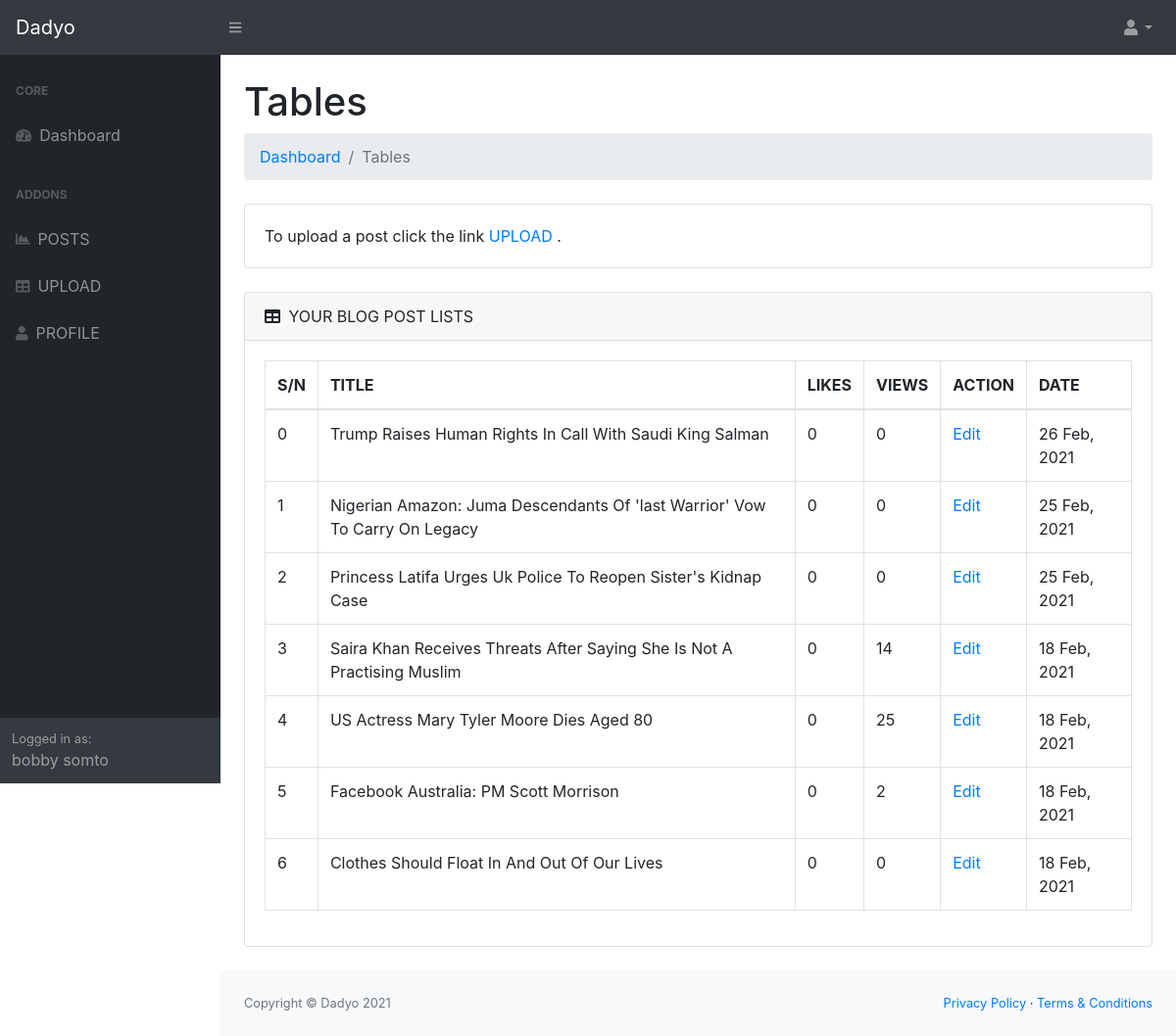
Screenshot of /users/posts.php (signed in) with the database file from the repository.
### tables this page shows
CREATE TABLE `article` (
  `id` int(11) NOT NULL,
  `title` varchar(200) NOT NULL,
  `content` text NOT NULL,
  `category_id` int(11) NOT NULL DEFAULT 0,
  `image` varchar(200) NOT NULL,
  `likes` int(11) NOT NULL DEFAULT 0,
  `views` int(11) NOT NULL DEFAULT 0,
  `user_id` int(11) NOT NULL,
  `published_status` int(11) NOT NULL DEFAULT 1,
  `created_at` timestamp NOT NULL DEFAULT current_timestamp(),
  `updated_at` timestamp NOT NULL DEFAULT current_timestamp()
);

### controllers/functions.php (called while the page is built, shortened)
<?php
function selectMultipleData($tableName,$colums = "*", $where = "",$orderBy = "",$order = "DESC",$limit = ''){
  global $conn;
  $where = !empty($where) ? " WHERE ".$where : $where;
  $orderBy = !empty($orderBy) ? " ORDER BY ".$orderBy." $order" : $orderBy;
  $sql = "SELECT $colums FROM $tableName $where  $orderBy $limit";
  $result = $conn->query($sql);
  if($result->num_rows > 0){
    $data = [];
    while($row = $result->fetch_assoc()){
      $data[] = (object) $row;
    }
    return $data;
  }else{
    return [];
  }
}

### users/posts.php (the view, shortened to what this page needs)
<?php
require_once "../DB.php";
require_once "../controllers/functions.php";
$posts = selectMultipleData("article","*","","created_at","DESC");
?>
<!DOCTYPE html>
<html lang="en">
    <head>
        <?php require_once "includes/css.php"; ?>
    </head>
    <body class="sb-nav-fixed">
    <?php require_once "includes/top-bar.php"; ?>
        <div id="layoutSidenav">
        <?php require_once "includes/side-bar.php"; ?>
            <div id="layoutSidenav_content">
                <main>
                    <div class="container-fluid">
                        <h1 class="mt-4">Tables</h1>
                        <ol class="breadcrumb mb-4">
                            <li class="breadcrumb-item"><a href="index.html">Dashboard</a></li>
                            <li class="breadcrumb-item active">Tables</li>
                        </ol>
                        <div class="card mb-4">
                            <div class="card-body">
                               To upload a post click the link
                                <a  href="<?=APP_PATH?>users/upload.php">UPLOAD</a>
                                .
                            </div>
                        </div>
                        <div class="card mb-4">
                            <div class="card-header">
                                <i class="fas fa-table mr-1"></i>
                                YOUR  BLOG POST LISTS
                            </div>
                            <div class="card-body">
                                <div class="table-responsive">
                                <?php if(!empty($posts)){ ?>
                                    <table class="table table-bordered" id="dataTable" width="100%" cellspacing="0">
                                        <thead>
                                            <tr>
                                                <th>S/N</th>
                                                <th>TITLE</th>
                                                <th>LIKES</th>
                                                <th>VIEWS</th>
                                                <th>ACTION</th>
                                                <th>DATE</th>
                                            </tr>
                                        </thead>
                                        <tbody>
                                        <?php foreach ($posts as $key => $value) {?>
                                            <tr>
                                                <td><?=$key?></td>
                                                <td><?=ucwords($value->title)?></td>
                                                <td><?=$value->likes?></td>
                                                <td><?=$value->views?></td>
                                                <td><a href="<?=APP_PATH?>users/edit-post.php?id=<?=$value->id?>">Edit</a></td>
                                                <td><?=date("d M, Y",strtotime($value->created_at))?></td>
                                            </tr>
                                         <?php   } ?>
                                       </tbody>
                                    </table>
                                <?php }?>
                                </div>
                            </div>
                        </div>
                    </div>
                </main>
                <?php require_once "includes/footer.php"; ?>
            </div>
        </div>
    </body>
</html>

### rows the page displays
article: key "0", title "Trump Raises Human Rights In Call With Saudi King Salman", likes "0", views "0", created_at "26 Feb, 2021"
article: key "1", title "Nigerian Amazon: Juma Descendants Of 'last Warrior' Vow To Carry On Legacy", likes "0", views "0", created_at "25 Feb, 2021"
article: key "2", title "Princess Latifa Urges Uk Police To Reopen Sister's Kidnap Case", likes "0", views "0", created_at "25 Feb, 2021"
article: key "3", title "Saira Khan Receives Threats After Saying She Is Not A Practising Muslim", likes "0", views "14", created_at "18 Feb, 2021"
article: key "4", title "US Actress Mary Tyler Moore Dies Aged 80", likes "0", views "25", created_at "18 Feb, 2021"
article: key "5", title "Facebook Australia: PM Scott Morrison", likes "0", views "2", created_at "18 Feb, 2021"
article: key "6", title "Clothes Should Float In And Out Of Our Lives", likes "0", views "0", created_at "18 Feb, 2021"

### other values shown
APP_NAME "Dadyo"
$_SESSION["customer_firstname"] "bobby"
$_SESSION["customer_lastname"] "somto"
